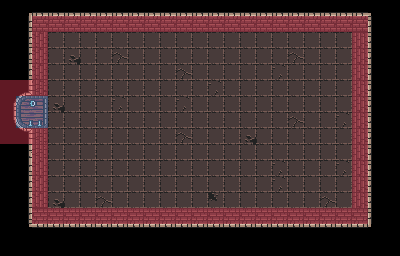

A 2D game scene composited from a Tiled map and its tileset images. What follows is a short description and the map's XML, with each tile layer's data collapsed to a summary:
An orthogonal 25x16 tile map with 16x16 px tiles, 3 tile layers (Tile Layer 1, door meta, wall meta), 2 tilesets.

<map version="1.8" tiledversion="1.8.4" orientation="orthogonal" renderorder="right-down" width="25" height="16" tilewidth="16" tileheight="16" infinite="0" nextlayerid="5" nextobjectid="1">
 <tileset firstgid="1" source="0x72_DungeonTilesetII_v1.4.tsx" />
 <tileset firstgid="1025" source="MetaSet.tsx" />
 <layer id="1" name="Tile Layer 1" width="25" height="16">
  <data>[400 cells, 350 non-empty, 21 distinct tile ids]</data>
 </layer>
 <layer id="4" name="door meta" width="25" height="16" opacity="0.4">
  <data>[400 cells, 4 non-empty, 1 distinct tile ids]</data>
 </layer>
 <layer id="3" name="wall meta" width="25" height="16" opacity="0.4">
  <data>[400 cells, 68 non-empty, 1 distinct tile ids]</data>
 </layer>
</map>
